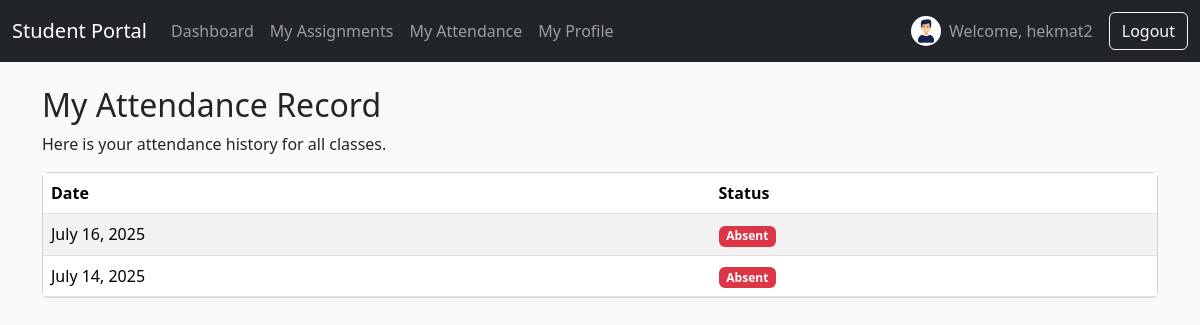
Screenshot of /portal/attendance/ (signed in) with the database file from the repository.
### students/models.py (models this page shows, shortened)
class Attendance(models.Model):
    STATUS_CHOICES = [
        ('Present', 'Present'),
        ('Absent', 'Absent'),
        ('Late', 'Late'),
        ('Excused', 'Excused'),
    ]
    student = models.ForeignKey(Student, on_delete=models.CASCADE, related_name='attendance_records')
    date = models.DateField(default=timezone.now)
    status = models.CharField(max_length=10, choices=STATUS_CHOICES)
    class Meta:
        unique_together = ('student', 'date')
        ordering = ['-date', 'student__full_name']

### students/views.py (the view)
# urls.py: path('portal/attendance/', views.StudentAttendanceView.as_view(), name='student-attendance'),
class StudentAttendanceView(StudentRequiredMixin, TemplateView):
    template_name = 'students/portal/attendance.html'
    def get_context_data(self, **kwargs):
        context = super().get_context_data(**kwargs)
        student = self.student
        context['attendance_records'] = Attendance.objects.filter(student=student).order_by('-date')
        context['student'] = student
        return context

### students/context_processors.py (called while the page is built)
def student_profile_picture(request):
    if request.user.is_authenticated and not request.user.is_superuser:
        try:
            student = Student.objects.get(user=request.user)
            return {'student_photo_url': student.photo.url}
        except Student.DoesNotExist:
            return {}
    return {}

### students/views.py (called while the page is built)
    def dispatch(self, request, *args, **kwargs):
        if not request.user.is_authenticated:
            return self.handle_no_permission()
        if request.user.is_superuser:
            messages.warning(request, "This page is for students only.")
            return redirect('dashboard')
        try:
            self.student = Student.objects.get(user=request.user)
        except Student.DoesNotExist:
            logout(request)
            messages.error(request, "Your student profile could not be found. Please contact your teacher.")
            return redirect('login')
        return super().dispatch(request, *args, **kwargs)

### students/templates/students/portal/attendance.html (shortened to what this page needs)
{% extends 'students/base.html' %}
{% block content %}
<h2>My Attendance Record</h2>
<p>Here is your attendance history for all classes.</p>
<div class="card">
    <div class="table-responsive">
        <table class="table table-striped table-hover mb-0">
            <thead>
                <tr>
                    <th>Date</th>
                    <th>Status</th>
                </tr>
            </thead>
            <tbody>
                {% for record in attendance_records %}
                <tr>
                    <td>{{ record.date|date:"F d, Y" }}</td>
                    <td>
                        {% if record.status == 'Present' %}
                            <span class="badge bg-success">{{ record.status }}</span>
                        {% elif record.status == 'Absent' %}
                            <span class="badge bg-danger">{{ record.status }}</span>
                        {% elif record.status == 'Late' %}
                            <span class="badge bg-warning text-dark">{{ record.status }}</span>
                        {% else %}
                             <span class="badge bg-secondary">{{ record.status }}</span>
                        {% endif %}
                    </td>
                </tr>
                {% empty %}
                <tr>
                    <td colspan="2" class="text-center p-4">No attendance records found.</td>
                </tr>
                {% endfor %}
            </tbody>
        </table>
    </div>
</div>
{% endblock %}

### students/templates/students/base.html (shortened to what this page needs)
<!DOCTYPE html>
<html lang="en">
  <head>
    <link
      href="https://cdn.jsdelivr.net/npm/bootstrap@5.3.2/dist/css/bootstrap.min.css"
      rel="stylesheet"
    />
    <link
      rel="stylesheet"
      href="https://cdn.jsdelivr.net/npm/bootstrap-icons@1.11.1/font/bootstrap-icons.css"
    />
  </head>
  <body class="bg-light">
    {% if user.is_authenticated %}
    <nav class="navbar navbar-expand-lg navbar-dark bg-dark">
        <div class="container-fluid">
            {% if user.is_superuser %}
                <a class="navbar-brand" href="{% url 'dashboard' %}">Teacher Dashboard</a>
            {% else %}
                <a class="navbar-brand" href="{% url 'student-dashboard' %}">Student Portal</a>
            {% endif %}
            <div class="collapse navbar-collapse" id="navbarNav">
                <ul class="navbar-nav me-auto mb-2 mb-lg-0">
                    {% if user.is_superuser %}
                        <li class="nav-item">
                            <a class="nav-link" href="{% url 'student-list' %}">Students</a>
                        </li>
                        <li class="nav-item">
                            <a class="nav-link" href="{% url 'group-list' %}">Groups</a>
                        </li>
                        <li class="nav-item">
                            <a class="nav-link" href="{% url 'assignment-list' %}">Assignments</a>
                        </li>
                        <li class="nav-item">
                            <a class="nav-link" href="{% url 'announcement-list' %}">Announcements</a>
                        </li>
                        <li class="nav-item">
                            <a class="nav-link" href="{% url 'attendance' %}">Attendance</a>
                        </li>
                    {% else %}
                        <li class="nav-item">
                            <a class="nav-link" href="{% url 'student-dashboard' %}">Dashboard</a>
                        </li>
                        <li class="nav-item">
                            <a class="nav-link" href="{% url 'student-assignments' %}">My Assignments</a>
                        </li>
                        <li class="nav-item">
                            <a class="nav-link" href="{% url 'student-attendance' %}">My Attendance</a>
                        </li>
                        <li class="nav-item">
                            <a class="nav-link" href="{% url 'student-profile' %}">My Profile</a>
                        </li>
                    {% endif %}
                </ul>
                {% if user.is_superuser %}
                    <span class="navbar-text me-3">
                        Welcome, {{ user.username }}
                    </span>
                {% else %}
                    <span class="navbar-text me-3 d-flex align-items-center">
                        {% if student_photo_url %}
                            <img src="{{ student_photo_url }}" class="rounded-circle me-2" alt="{{ user.username }}" width="30" height="30" style="object-fit: cover;">
                        {% endif %}
                        Welcome, {{ user.username }}
                    </span>
                {% endif %}
                <form action="{% url 'logout' %}" method="post" class="d-flex">
                    <button type="submit" class="btn btn-outline-light">Logout</button>
                </form>
            </div>
        </div>
    </nav>
    {% endif %}
    <main class="container mt-4">
       {% block content %}{% endblock %}
    </main>
  </body>
</html>

### rows the page displays
Attendance: date "July 16, 2025", status "Absent"
Attendance: date "July 14, 2025", status "Absent"

### other values shown
{{ user.username }} "hekmat2"
